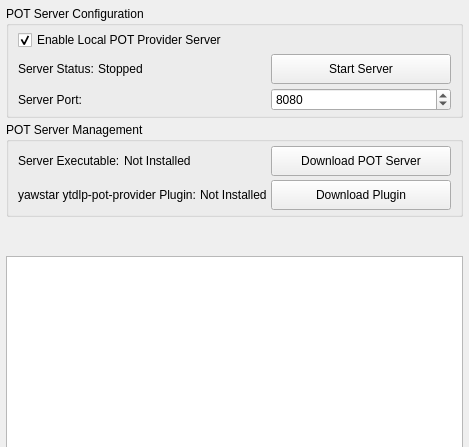
     <widget class="QWidget" name="tab_pot_provider">
      <attribute name="title">
       <string>POT Provider</string>
      </attribute>
      <layout class="QVBoxLayout" name="potProviderVLayout">
       <property name="spacing">
        <number>4</number>
       </property>
       <property name="leftMargin">
        <number>6</number>
       </property>
       <property name="topMargin">
        <number>6</number>
       </property>
       <property name="rightMargin">
        <number>6</number>
       </property>
       <property name="bottomMargin">
        <number>6</number>
       </property>
       <item>
        <widget class="QGroupBox" name="groupPotServer">
         <property name="title">
          <string>POT Server Configuration</string>
         </property>
         <layout class="QVBoxLayout" name="potServerVLayout">
          <property name="spacing">
           <number>4</number>
          </property>
          <property name="topMargin">
           <number>4</number>
          </property>
          <property name="bottomMargin">
           <number>4</number>
          </property>
          <item>
           <widget class="QCheckBox" name="chk_enable_pot_server">
            <property name="text">
             <string>Enable Local POT Provider Server</string>
            </property>
            <property name="checked">
             <bool>true</bool>
            </property>
           </widget>
          </item>
          <item>
           <layout class="QHBoxLayout" name="statusRowLayout">
            <item>
             <widget class="QLabel" name="lbl_pot_server_status_title">
              <property name="text">
               <string>Server Status:</string>
              </property>
             </widget>
            </item>
            <item>
             <widget class="QLabel" name="lbl_pot_server_status_val">
              <property name="text">
               <string>Stopped</string>
              </property>
             </widget>
            </item>
            <item>
             <spacer name="statusSpacer">
              <property name="orientation">
               <enum>Qt::Orientation::Horizontal</enum>
              </property>
              <property name="sizeHint" stdset="0">
               <size>
                <width>0</width>
                <height>0</height>
               </size>
              </property>
             </spacer>
            </item>
            <item>
             <widget class="QPushButton" name="btn_toggle_pot_server">
              <property name="minimumSize">
               <size>
                <width>180</width>
                <height>30</height>
               </size>
              </property>
              <property name="maximumSize">
               <size>
                <width>180</width>
                <height>16777215</height>
               </size>
              </property>
              <property name="text">
               <string>Start Server</string>
              </property>
             </widget>
            </item>
           </layout>
          </item>
          <item>
           <layout class="QHBoxLayout" name="portRowLayout">
            <item>
             <widget class="QLabel" name="lbl_pot_port">
              <property name="text">
               <string>Server Port:</string>
              </property>
             </widget>
            </item>
            <item>
             <spacer name="portSpacer">
              <property name="orientation">
               <enum>Qt::Orientation::Horizontal</enum>
              </property>
              <property name="sizeHint" stdset="0">
               <size>
                <width>0</width>
                <height>0</height>
               </size>
              </property>
             </spacer>
            </item>
            <item>
             <widget class="QSpinBox" name="spin_pot_port">
              <property name="minimumSize">
               <size>
                <width>180</width>
                <height>0</height>
               </size>
              </property>
              <property name="maximum">
               <number>65535</number>
              </property>
              <property name="value">
               <number>8080</number>
              </property>
             </widget>
            </item>
           </layout>
          </item>
         </layout>
        </widget>
       </item>
       <item>
        <widget class="QGroupBox" name="groupPotServerMgmt">
         <property name="title">
          <string>POT Server Management</string>
         </property>
         <layout class="QVBoxLayout" name="potServerMgmtVLayout">
          <property name="spacing">
           <number>4</number>
          </property>
          <property name="topMargin">
           <number>4</number>
          </property>
          <property name="bottomMargin">
           <number>4</number>
          </property>
          <item>
           <layout class="QHBoxLayout" name="potServerRow1">
            <item>
             <widget class="QLabel" name="lbl_pot_server_info_title">
              <property name="text">
               <string>Server Executable:</string>
              </property>
             </widget>
            </item>
            <item>
             <widget class="QLabel" name="lbl_pot_server_info_val">
              <property name="text">
               <string>Not Installed</string>
              </property>
             </widget>
            </item>
            <item>
             <spacer name="potServerMgmtSpacer">
              <property name="orientation">
               <enum>Qt::Orientation::Horizontal</enum>
              </property>
              <property name="sizeHint" stdset="0">
               <size>
                <width>0</width>
                <height>0</height>
               </size>
              </property>
             </spacer>
            </item>
            <item>
             <widget class="QPushButton" name="btn_download_pot_server">
              <property name="minimumSize">
               <size>
                <width>180</width>
                <height>30</height>
               </size>
              </property>
              <property name="maximumSize">
               <size>
                <width>180</width>
                <height>16777215</height>
               </size>
              </property>
              <property name="text">
               <string>Download POT Server</string>
              </property>
             </widget>
            </item>
           </layout>
          </item>
          <item>
           <layout class="QHBoxLayout" name="pluginRow2">
            <item>
             <widget class="QLabel" name="lbl_bgutil_plugin_title">
              <property name="text">
               <string>yawstar ytdlp-pot-provider Plugin:</string>
              </property>
             </widget>
            </item>
            <item>
             <widget class="QLabel" name="lbl_bgutil_plugin_val">
              <property name="text">
               <string>Not Installed</string>
              </property>
             </widget>
            </item>
            <item>
             <spacer name="pluginSpacer2">
              <property name="orientation">
               <enum>Qt::Orientation::Horizontal</enum>
              </property>
              <property name="sizeHint" stdset="0">
               <size>
                <width>0</width>
                <height>0</height>
               </size>
              </property>
             </spacer>
            </item>
            <item>
             <widget class="QPushButton" name="btn_download_plugin">
              <property name="minimumSize">
               <size>
                <width>180</width>
                <height>30</height>
               </size>
              </property>
              <property name="maximumSize">
               <size>
                <width>180</width>
                <height>16777215</height>
               </size>
              </property>
              <property name="text">
               <string>Download Plugin</string>
              </property>
             </widget>
            </item>
           </layout>
          </item>
         </layout>
        </widget>
       </item>
       <item>
        <widget class="QTextBrowser" name="txtOutputLog">
         <property name="minimumSize">
          <size>
           <width>0</width>
           <height>220</height>
          </size>
         </property>
         <property name="maximumSize">
          <size>
           <width>16777215</width>
           <height>150</height>
          </size>
         </property>
        </widget>
       </item>
       <item>
        <spacer name="potBottomSpacer">
         <property name="orientation">
          <enum>Qt::Orientation::Vertical</enum>
         </property>
         <property name="sizeHint" stdset="0">
          <size>
           <width>0</width>
           <height>0</height>
          </size>
         </property>
        </spacer>
       </item>
      </layout>
     </widget>
